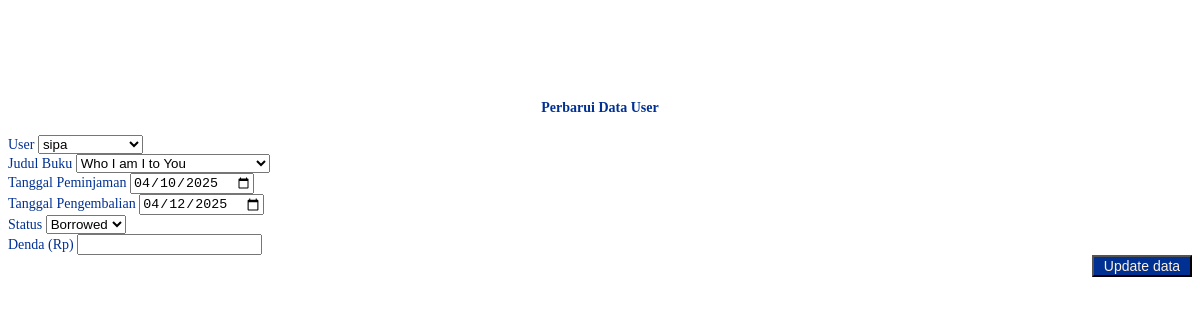
Screenshot of /back_end/admin/pages/edit_pinjam.php?id=9 with the database file from the repository.
### tables this page shows
CREATE TABLE `tb_peminjaman` (
  `id_peminjaman` int(11) NOT NULL,
  `id_user` int(11) NOT NULL,
  `id_buku` int(11) NOT NULL,
  `tanggal_peminjaman` date NOT NULL,
  `tanggal_pengembalian` date NOT NULL,
  `status_peminjaman` enum('borrowed','returned','overdue','') NOT NULL
);

CREATE TABLE `tb_user` (
  `id_user` int(11) NOT NULL,
  `username` varchar(255) NOT NULL,
  `nama_lengkap` varchar(255) NOT NULL,
  `password` varchar(255) NOT NULL,
  `email` varchar(255) NOT NULL,
  `alamat` text NOT NULL,
  `role` enum('pelanggan','petugas','admin','') NOT NULL
);

CREATE TABLE `tb_buku` (
  `id_buku` int(11) NOT NULL,
  `judul` varchar(255) NOT NULL,
  `penulis` varchar(255) NOT NULL,
  `penerbit` varchar(255) NOT NULL,
  `tahun_terbit` int(11) NOT NULL,
  `deskripsi_buku` text NOT NULL,
  `gambar_buku` varchar(255) NOT NULL
);

### back_end/admin/pages/edit_pinjam.php (the view, shortened to what this page needs)
<?php
include "../../lib/koneksi.php";
$id_pinjam = $_GET['id'];
$sql = "SELECT * FROM tb_peminjaman WHERE id_peminjaman = :id";
$stmt = $pdo->prepare($sql);
$stmt->bindParam(':id', $id_pinjam);
$stmt->execute();
$resl = $stmt->fetch(PDO::FETCH_ASSOC);
$sql_user = "SELECT id_user, username FROM tb_user";
$stmt_user = $pdo->prepare($sql_user);
$stmt_user->execute();
$users = $stmt_user->fetchAll(PDO::FETCH_ASSOC);
$sql_buku = "SELECT id_buku, judul FROM tb_buku";
$stmt_buku = $pdo->prepare($sql_buku);
$stmt_buku->execute();
$buku = $stmt_buku->fetchAll(PDO::FETCH_ASSOC);
?>
<div class="container">
    <div class="row justify-content-center">
        <div class="col-md-8">
            <center>
                <h4 class="mb-4">Perbarui Data User</h4>
            </center>
            <form method="post">
                <div class="mb-3">
                    <label for="id_user" class="form-label">User</label>
                    <select name="id_user" class="form-control" required>
                        <?php foreach ($users as $user): ?>
                        <option value="<?= $user['id_user'] ?>"
                            <?= $user['id_user'] == $resl['id_user'] ? 'selected' : '' ?>>
                            <?= $user['username'] ?>
                        </option>
                        <?php endforeach; ?>
                    </select>
                </div>
                <div class="mb-3">
                    <label for="id_buku" class="form-label">Judul Buku</label>
                    <select name="id_buku" class="form-control" required>
                        <?php foreach ($buku as $b): ?>
                        <option value="<?= $b['id_buku'] ?>" <?= $b['id_buku'] == $resl['id_buku'] ? 'selected' : '' ?>>
                            <?= $b['judul'] ?>
                        </option>
                        <?php endforeach; ?>
                    </select>
                </div>
                <div class="mb-3">
                    <label class="form-label">Tanggal Peminjaman</label>
                    <input type="date" name="tanggal_peminjaman" class="form-control"
                        value="<?= $resl['tanggal_peminjaman'] ?>" required>
                </div>
                <div class="mb-3">
                    <label class="form-label">Tanggal Pengembalian</label>
                    <input type="date" name="tanggal_pengembalian" class="form-control"
                        value="<?= $resl['tanggal_pengembalian'] ?>" required>
                </div>
                <div class="mb-3">
                    <label class="form-label">Status</label>
                    <select name="status_peminjaman" class="form-control">
                        <option value="borrowed" <?= $resl['status_peminjaman'] == 'borrowed' ? 'selected' : '' ?>>
                           Borrowed </option>
                    </select>
                </div>
                <div class="mb-3">
                    <label class="form-label">Denda (Rp)</label>
                    <input type="number" name="denda" class="form-control" value="<?= $resl['denda'] ?>" required>
                </div>
                <button type="submit" class="btn btn-success">Update data</button>
            </form>
        </div>
    </div>
</div>

### back_end/admin/pages/edit_pinjam.php (style rules this page uses)
.container { font-size: 14px; font-family: biasa; color: #003092; }
.col-md-8 { margin-top: 100px; }
.col-md-8 h4 { font-family: aes; color: #003092; }
.btn { color: #FFF2DB; width: 100px; height: auto; float: right; font-size: 14px; background-color: #003092; }

### rows the page displays
tb_peminjaman: id_user "sipa", id_buku "Who I am I to You", tanggal_peminjaman "04/10/2025", tanggal_pengembalian "04/12/2025", status_peminjaman "Borrowed"
